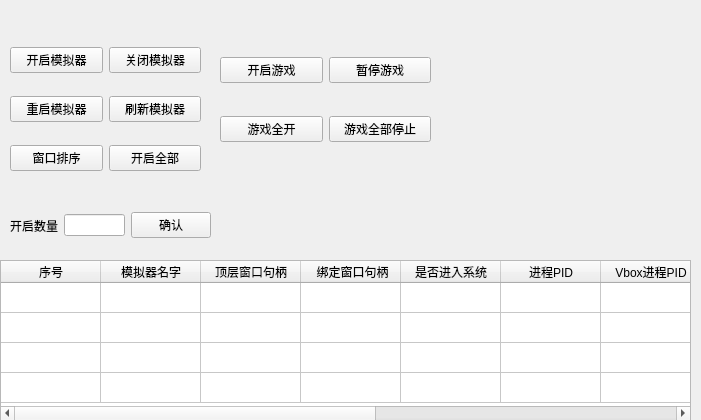
<?xml version="1.0" encoding="UTF-8"?>
<ui version="4.0">
 <class>Form</class>
 <widget class="QWidget" name="Form">
  <property name="geometry">
   <rect>
    <x>0</x>
    <y>0</y>
    <width>701</width>
    <height>420</height>
   </rect>
  </property>
  <property name="windowTitle">
   <string>yorimx雷电中控</string>
  </property>
  <widget class="QTableWidget" name="tableWidget">
   <property name="geometry">
    <rect>
     <x>0</x>
     <y>260</y>
     <width>691</width>
     <height>161</height>
    </rect>
   </property>
   <attribute name="verticalHeaderVisible">
    <bool>false</bool>
   </attribute>
   <row>
    <property name="text">
     <string>新建行</string>
    </property>
   </row>
   <row>
    <property name="text">
     <string>新建行</string>
    </property>
   </row>
   <row>
    <property name="text">
     <string>新建行</string>
    </property>
   </row>
   <row>
    <property name="text">
     <string>新建行</string>
    </property>
   </row>
   <column>
    <property name="text">
     <string>序号</string>
    </property>
   </column>
   <column>
    <property name="text">
     <string>模拟器名字</string>
    </property>
   </column>
   <column>
    <property name="text">
     <string>顶层窗口句柄</string>
    </property>
   </column>
   <column>
    <property name="text">
     <string> 绑定窗口句柄</string>
    </property>
   </column>
   <column>
    <property name="text">
     <string>是否进入系统</string>
    </property>
   </column>
   <column>
    <property name="text">
     <string>进程PID</string>
    </property>
   </column>
   <column>
    <property name="text">
     <string>Vbox进程PID</string>
    </property>
   </column>
   <column>
    <property name="text">
     <string>线程状态</string>
    </property>
   </column>
   <column>
    <property name="text">
     <string>当前配置</string>
    </property>
   </column>
   <column>
    <property name="text">
     <string>游戏账号</string>
    </property>
   </column>
   <column>
    <property name="text">
     <string>人物等级</string>
    </property>
   </column>
  </widget>
  <widget class="QWidget" name="gridLayoutWidget">
   <property name="geometry">
    <rect>
     <x>10</x>
     <y>30</y>
     <width>191</width>
     <height>161</height>
    </rect>
   </property>
   <layout class="QGridLayout" name="gridLayout">
    <item row="3" column="0">
     <widget class="QPushButton" name="pushButton_5">
      <property name="text">
       <string>窗口排序</string>
      </property>
     </widget>
    </item>
    <item row="0" column="0">
     <widget class="QPushButton" name="pushButton">
      <property name="text">
       <string>开启模拟器</string>
      </property>
     </widget>
    </item>
    <item row="0" column="1">
     <widget class="QPushButton" name="pushButton_2">
      <property name="text">
       <string>关闭模拟器</string>
      </property>
     </widget>
    </item>
    <item row="3" column="1">
     <widget class="QPushButton" name="pushButton_6">
      <property name="text">
       <string>开启全部</string>
      </property>
     </widget>
    </item>
    <item row="1" column="0">
     <widget class="QPushButton" name="pushButton_4">
      <property name="text">
       <string>重启模拟器</string>
      </property>
     </widget>
    </item>
    <item row="1" column="1">
     <widget class="QPushButton" name="pushButton_3">
      <property name="text">
       <string>刷新模拟器</string>
      </property>
     </widget>
    </item>
   </layout>
  </widget>
  <widget class="QWidget" name="horizontalLayoutWidget">
   <property name="geometry">
    <rect>
     <x>10</x>
     <y>200</y>
     <width>201</width>
     <height>51</height>
    </rect>
   </property>
   <layout class="QHBoxLayout" name="horizontalLayout">
    <item>
     <widget class="QLabel" name="label">
      <property name="text">
       <string>开启数量</string>
      </property>
     </widget>
    </item>
    <item>
     <widget class="QLineEdit" name="lineEdit"/>
    </item>
    <item>
     <widget class="QPushButton" name="pushButton_11">
      <property name="text">
       <string>确认</string>
      </property>
     </widget>
    </item>
   </layout>
  </widget>
  <widget class="QWidget" name="gridLayoutWidget_2">
   <property name="geometry">
    <rect>
     <x>220</x>
     <y>30</y>
     <width>211</width>
     <height>141</height>
    </rect>
   </property>
   <layout class="QGridLayout" name="gridLayout_2">
    <item row="0" column="1">
     <widget class="QPushButton" name="pushButton_8">
      <property name="text">
       <string>暂停游戏</string>
      </property>
     </widget>
    </item>
    <item row="0" column="0">
     <widget class="QPushButton" name="pushButton_7">
      <property name="text">
       <string>开启游戏</string>
      </property>
     </widget>
    </item>
    <item row="1" column="0">
     <widget class="QPushButton" name="pushButton_9">
      <property name="text">
       <string>游戏全开</string>
      </property>
     </widget>
    </item>
    <item row="1" column="1">
     <widget class="QPushButton" name="pushButton_10">
      <property name="text">
       <string>游戏全部停止</string>
      </property>
     </widget>
    </item>
   </layout>
  </widget>
 </widget>
 <resources/>
 <connections>
  <connection>
   <sender>pushButton_3</sender>
   <signal>clicked()</signal>
   <receiver>Form</receiver>
   <slot>refresh_emulate()</slot>
   <hints>
    <hint type="sourcelabel">
     <x>199</x>
     <y>120</y>
    </hint>
    <hint type="destinationlabel">
     <x>194</x>
     <y>17</y>
    </hint>
   </hints>
  </connection>
  <connection>
   <sender>pushButton</sender>
   <signal>clicked()</signal>
   <receiver>Form</receiver>
   <slot>start_emulate()</slot>
   <hints>
    <hint type="sourcelabel">
     <x>37</x>
     <y>55</y>
    </hint>
    <hint type="destinationlabel">
     <x>21</x>
     <y>10</y>
    </hint>
   </hints>
  </connection>
  <connection>
   <sender>pushButton_2</sender>
   <signal>clicked()</signal>
   <receiver>Form</receiver>
   <slot>stop_emulate()</slot>
   <hints>
    <hint type="sourcelabel">
     <x>172</x>
     <y>57</y>
    </hint>
    <hint type="destinationlabel">
     <x>64</x>
     <y>4</y>
    </hint>
   </hints>
  </connection>
  <connection>
   <sender>pushButton_4</sender>
   <signal>clicked()</signal>
   <receiver>Form</receiver>
   <slot>restart_emulate()</slot>
   <hints>
    <hint type="sourcelabel">
     <x>16</x>
     <y>108</y>
    </hint>
    <hint type="destinationlabel">
     <x>9</x>
     <y>127</y>
    </hint>
   </hints>
  </connection>
  <connection>
   <sender>pushButton_5</sender>
   <signal>clicked()</signal>
   <receiver>Form</receiver>
   <slot>sort_emulate()</slot>
   <hints>
    <hint type="sourcelabel">
     <x>53</x>
     <y>159</y>
    </hint>
    <hint type="destinationlabel">
     <x>23</x>
     <y>192</y>
    </hint>
   </hints>
  </connection>
  <connection>
   <sender>pushButton_6</sender>
   <signal>clicked()</signal>
   <receiver>Form</receiver>
   <slot>start_all_emulate()</slot>
   <hints>
    <hint type="sourcelabel">
     <x>169</x>
     <y>160</y>
    </hint>
    <hint type="destinationlabel">
     <x>219</x>
     <y>172</y>
    </hint>
   </hints>
  </connection>
  <connection>
   <sender>pushButton_11</sender>
   <signal>clicked()</signal>
   <receiver>Form</receiver>
   <slot>start_num_emulate()</slot>
   <hints>
    <hint type="sourcelabel">
     <x>205</x>
     <y>232</y>
    </hint>
    <hint type="destinationlabel">
     <x>234</x>
     <y>221</y>
    </hint>
   </hints>
  </connection>
  <connection>
   <sender>pushButton_7</sender>
   <signal>clicked()</signal>
   <receiver>Form</receiver>
   <slot>start_game()</slot>
   <hints>
    <hint type="sourcelabel">
     <x>268</x>
     <y>69</y>
    </hint>
    <hint type="destinationlabel">
     <x>297</x>
     <y>12</y>
    </hint>
   </hints>
  </connection>
  <connection>
   <sender>pushButton_8</sender>
   <signal>clicked()</signal>
   <receiver>Form</receiver>
   <slot>stop_game()</slot>
   <hints>
    <hint type="sourcelabel">
     <x>383</x>
     <y>74</y>
    </hint>
    <hint type="destinationlabel">
     <x>443</x>
     <y>24</y>
    </hint>
   </hints>
  </connection>
  <connection>
   <sender>pushButton_9</sender>
   <signal>clicked()</signal>
   <receiver>Form</receiver>
   <slot>start_all_game()</slot>
   <hints>
    <hint type="sourcelabel">
     <x>281</x>
     <y>135</y>
    </hint>
    <hint type="destinationlabel">
     <x>379</x>
     <y>185</y>
    </hint>
   </hints>
  </connection>
  <connection>
   <sender>pushButton_10</sender>
   <signal>clicked()</signal>
   <receiver>Form</receiver>
   <slot>stop_all_game()</slot>
   <hints>
    <hint type="sourcelabel">
     <x>406</x>
     <y>136</y>
    </hint>
    <hint type="destinationlabel">
     <x>463</x>
     <y>147</y>
    </hint>
   </hints>
  </connection>
 </connections>
 <slots>
  <slot>refresh_emulate()</slot>
  <slot>start_emulate()</slot>
  <slot>stop_emulate()</slot>
  <slot>restart_emulate()</slot>
  <slot>sort_emulate()</slot>
  <slot>start_all_emulate()</slot>
  <slot>start_num_emulate()</slot>
  <slot>start_game()</slot>
  <slot>stop_game()</slot>
  <slot>start_all_game()</slot>
  <slot>stop_all_game()</slot>
 </slots>
</ui>
